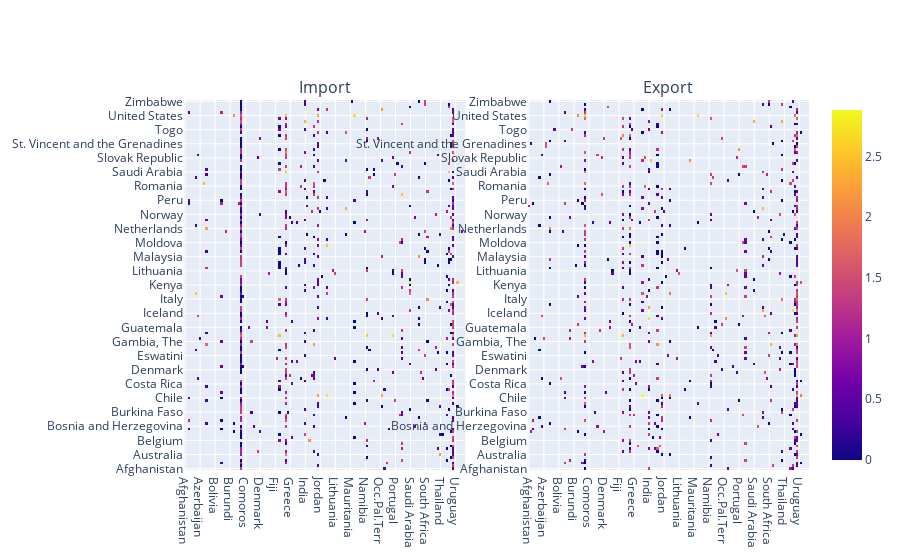

Notebook code for this chart:
### Markdown cell above
### Display global partnerships

### Code cell
trades = [e for e in inp_df_dict]
fig = make_subplots(rows=1, cols=2, subplot_titles=trades)

for j, trade in enumerate(trades):
    mat = matrix_dict[trade][0]
    names = [e for e in matrix_dict[trade][1]]
    f = px.imshow(np.log10(mat), x=names, y=names, title='{} (log10)'.format(trade))
    fig.add_trace(trace=f.data[0], row=1, col=j+1)

fig.show()

### Figure 1 — Plotly figure (JSON) as saved in the notebook; plotly's stock layout.template omitted (floating-point values rounded to 4 significant figures; data arrays with more than 128 entries replaced by an {"elided": "..."} marker saying what was removed)
{"data": [{"coloraxis": "coloraxis", "hovertemplate": "x: %{x}<br>y: %{y}<br>color: %{z}<extra></extra>", "name": "0", "type": "heatmap", "x": {"elided": "131 str values"}, "xaxis": "x", "y": {"elided": "131 str values"}, "yaxis": "y", "z": {"elided": "131x131 float values"}}, {"coloraxis": "coloraxis", "hovertemplate": "x: %{x}<br>y: %{y}<br>color: %{z}<extra></extra>", "name": "0", "type": "heatmap", "x": {"elided": "131 str values"}, "xaxis": "x2", "y": {"elided": "131 str values"}, "yaxis": "y2", "z": {"elided": "131x131 float values"}}], "layout": {"annotations": [{"font": {"size": 16}, "showarrow": false, "text": "Import", "x": 0.225, "xanchor": "center", "xref": "paper", "y": 1, "yanchor": "bottom", "yref": "paper"}, {"font": {"size": 16}, "showarrow": false, "text": "Export", "x": 0.775, "xanchor": "center", "xref": "paper", "y": 1, "yanchor": "bottom", "yref": "paper"}], "xaxis": {"anchor": "y", "domain": [0, 0.45]}, "xaxis2": {"anchor": "y2", "domain": [0.55, 1]}, "yaxis": {"anchor": "x", "domain": [0, 1]}, "yaxis2": {"anchor": "x2", "domain": [0, 1]}}}
